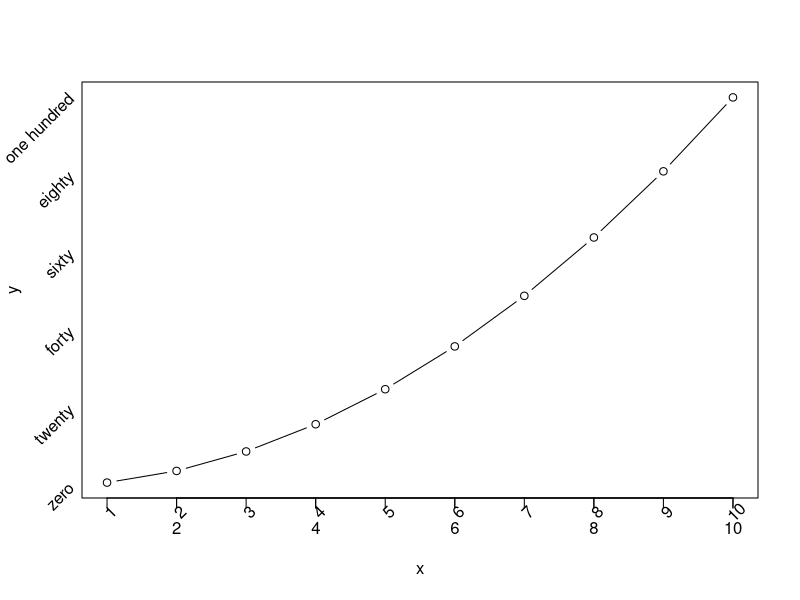

Here is the R script that generated this plot:
x<-1:10
y<-x*x
par(yaxt="n")
plot(x, y, type="b")
lablist.x<-as.vector(c(1:10))
lablist.y<-as.vector(c("zero", "twenty", "forty", "sixty", "eighty", "one hundred"))
axis(1, at=seq(1, 10, by=1), labels = FALSE)
text(x = seq(1, 10, by=1), par("usr")[3] - 0.2, labels = lablist.x, srt = 45, pos = 1, xpd = TRUE)
axis(2, at=seq(0, 100, by=20), labels = FALSE)
text(y = seq(0, 100, by=20), par("usr")[1], labels = lablist.y, srt = 45, pos = 2, xpd = TRUE)
